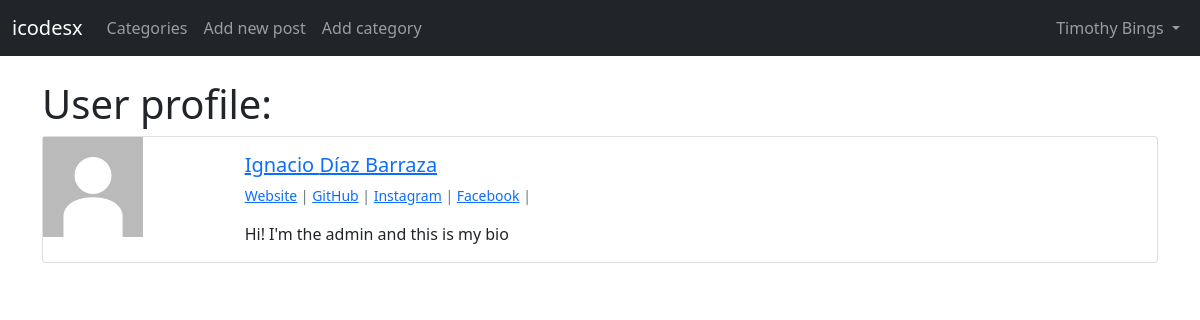
/users/2/profile/ (signed in), run on the app's committed database.
### blogapp/models.py (models this page shows, shortened)
class Profile(models.Model):
    user = models.OneToOneField(User, null=True, on_delete=models.CASCADE)
    bio = models.TextField()
    profile_pic = models.ImageField(
        null=True, blank=True, upload_to='images/profile/')
    website_url = models.CharField(max_length=255, null=True, blank=True)
    facebook_url = models.CharField(max_length=255, null=True, blank=True)
    instagram_url = models.CharField(max_length=255, null=True, blank=True)
    twitter_url = models.CharField(max_length=255, null=True, blank=True)
    github_url = models.CharField(max_length=255, null=True, blank=True)

### users/views.py (the view)
# urls.py: path('<int:pk>/profile/', ProfilePageView.as_view(), name='profile-page'),
class ProfilePageView(DetailView):
    model = Profile
    template_name = 'registration/user-profile.html'
    def get_context_data(self, *args, **kwargs):
        context = super(ProfilePageView, self).get_context_data(
            *args, **kwargs)
        page_user = get_object_or_404(Profile, id=self.kwargs['pk'])
        context['page_user'] = page_user
        return context

### users/templates/registration/user-profile.html
{% extends 'base.html' %}
{% load static %}
{% block content %}
    <h1>User profile:</h1>
    <div class="card mb-3">
        <div class="row g-0">
            <div class="col-md-2">
              {% if page_user.profile_pic %}
              <img src="{{ page_user.profile_pic.url }}" alt="..." width="100">
              {% else %}
              <img src="{% static 'blogapp/images/default_profile_pic.jpg' %}" alt="..." width="100">
              {% endif %}
            </div>
          <div class="col-md-10">
            <div class="card-body">
              <h5 class="card-title"><a href="{% url 'profile-page' post.author.profile.id %}">{{ page_user.user.first_name }} {{ page_user.user.last_name }}</a></h5>
              <p class="small text-muted">
                {% if page_user.website_url %}
                    <a href="{{ page_user.website_url }}">Website</a> |
                {% endif %}
                {% if page_user.github_url %}
                <a href="{{ page_user.github_url }}">GitHub</a> |
                {% endif %}
                {% if page_user.instagram_url %}
                <a href="{{ page_user.instagram_url }}">Instagram</a> |
                {% endif %}
                {% if page_user.facebook_url %}
                <a href="{{ page_user.facebook_url }}">Facebook</a> |
                {% endif %}
              </p>
              <p class="card-text">{{ page_user.bio }}</p>
            </div>
          </div>
        </div>
      </div>
{% endblock %}

### blogapp/templates/base.html (shortened to what this page needs)
<!doctype html>
<html lang="en">
<head>
    <link href="https://cdn.jsdelivr.net/npm/bootstrap@5.0.0-beta1/dist/css/bootstrap.min.css" rel="stylesheet">
</head>
<body>
    <nav class="navbar navbar-expand-lg navbar-dark bg-dark">
        <div class="container-fluid">
          <a class="navbar-brand" href="{% url 'index' %}">icodesx</a>
          <div class="collapse navbar-collapse" id="navbarSupportedContent">
            <ul class="navbar-nav me-auto mb-2 mb-lg-0">
              {% if cat_menu %}
                <li class="nav-item dropdown">
                  <a class="nav-link dropdown-toggle" href="#" id="navbarDropdown" role="button" data-bs-toggle="dropdown" aria-expanded="false">
                    Categories
                  </a>
                  <ul class="dropdown-menu" aria-labelledby="navbarDropdown">
                    {% for item in cat_menu %}
                    <li><a class="dropdown-item" href="{% url 'category' item|slugify %}">{{ item }}</a></li>
                    {% endfor %}
                  </ul>
                </li>
              {% else %}
                <li class="nav-item">
                  <a class="nav-link" href="{% url 'category-list' %}">Categories</a>
                </li>
              {% endif %}
              {% if user.is_authenticated %}
                <li class="nav-item">
                  <a class="nav-link" href="{% url 'add-post' %}">Add new post</a>
                </li>
                <li class="nav-item">
                  <a class="nav-link" href="{% url 'add-category' %}">Add category</a>
                </li>
                  </ul>
              {% endif %}
          </div>
          {% if user.is_authenticated %}
            <ul class="navbar-nav ml-auto">
              <li class="nav-item dropdown">
                <a class="nav-link dropdown-toggle" href="#" id="navbarDropdown" role="button" data-bs-toggle="dropdown" aria-expanded="false">
                  {{ user.first_name }} {{ user.last_name }}
                </a>
              </li>
            </ul>
          {% endif %}
        </div>
      </nav>
    <br>
    <div class="container">
        {% block content %}
        {% endblock %}
    </div>
</body>
</html>

### data on the page
Profile: user.first_name "Ignacio", user.last_name "Díaz Barraza", bio "Hi! I'm the admin and this is my bio"

### other printed values
{{ user.first_name }} "Timothy"
{{ user.last_name }} "Bings"
